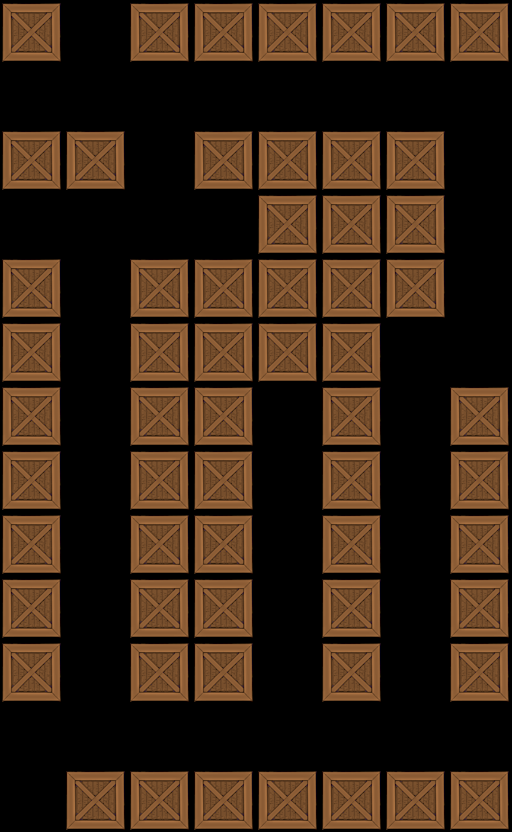

A level layout from a 2D game, rendered from its tile map. Below: a short description, then the map file with tile-grid data replaced by summaries:
An orthogonal 8x13 tile map with 64x64 px tiles, 1 tile layer (Tile Layer 1).

<map version="1.0" orientation="orthogonal" width="8" height="13" tilewidth="64" tileheight="64">
 <tileset firstgid="1" name="crate" tilewidth="64" tileheight="64">
  <image source="../../crate2.png" width="64" height="64" />
 </tileset>
 <layer name="Tile Layer 1" width="8" height="13">
  <data>[104 cells, 59 non-empty, 1 distinct tile ids]</data>
 </layer>
</map>
